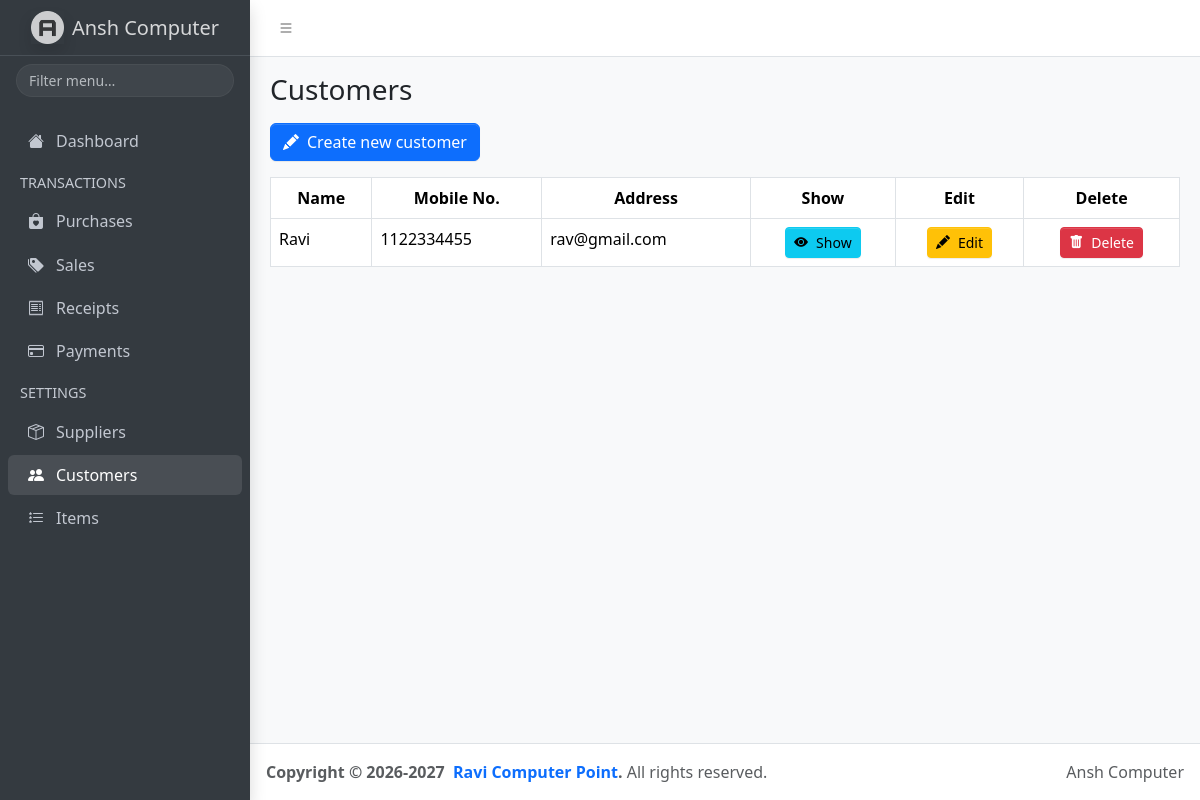
Page /customers/index.php on the committed database.
### tables this page shows
CREATE TABLE `customers` (
  `id` int(11) NOT NULL,
  `name` varchar(50) NOT NULL,
  `mobile_no` varchar(10) DEFAULT NULL,
  `address` varchar(50) DEFAULT NULL
);

### customers/index.php (the view, shortened to what this page needs)
<?php
    include('../includes/header.php');
    include('../db_config.php');
?>
<a href="create.php" class="btn btn-primary">
    <i class="bi bi-pencil-fill me-2"></i>Create new customer
</a>
<table class="table table-bordered my-3" id="table">
    <thead>
        <tr class="text-center">
            <th>Name</th>
            <th>Mobile No.</th>
            <th>Address</th>
            <th>Show</th>
            <th>Edit</th>
            <th>Delete</th>
        </tr>
    </thead>
    <tbody>
        <?php
            $customers = mysqli_query($conn, "select * from customers");
        ?>
        <?php while($customer = mysqli_fetch_assoc($customers)): ?>
            <tr>
                <td><?php echo $customer['name'] ?></td>
                <td><?php echo $customer['mobile_no'] ?></td>
                <td><?php echo $customer['address'] ?></td>
                <td class="text-center">
                    <a href="show.php?id=<?php echo $customer['id'] ?>" class="btn btn-info btn-sm">
                        <i class="bi bi-eye-fill me-2"></i>Show
                    </a>
                </td>
                <td class="text-center">
                    <a href="edit.php?id=<?php echo $customer['id'] ?>" class="btn btn-warning btn-sm">
                        <i class="bi bi-pencil-fill me-2"></i>Edit
                    </a>
                </td>
                <td class="text-center">
                    <form action="delete.php" method="POST" onsubmit="return confirm('Do you really want to delete?');">
                        <button type="submit" class="btn btn-danger btn-sm">
                            <i class="bi bi-trash-fill me-2"></i>Delete
                        </button>
                    </form>
                </td>
            </tr>
        <?php endwhile; ?>
    </tbody>
</table>
<?php include('../includes/footer.php'); ?>

### rows in the picture
customers: name "Ravi", mobile_no "1122334455", address "rav@gmail.com"

### other values in the picture
$page_title "Customers"
